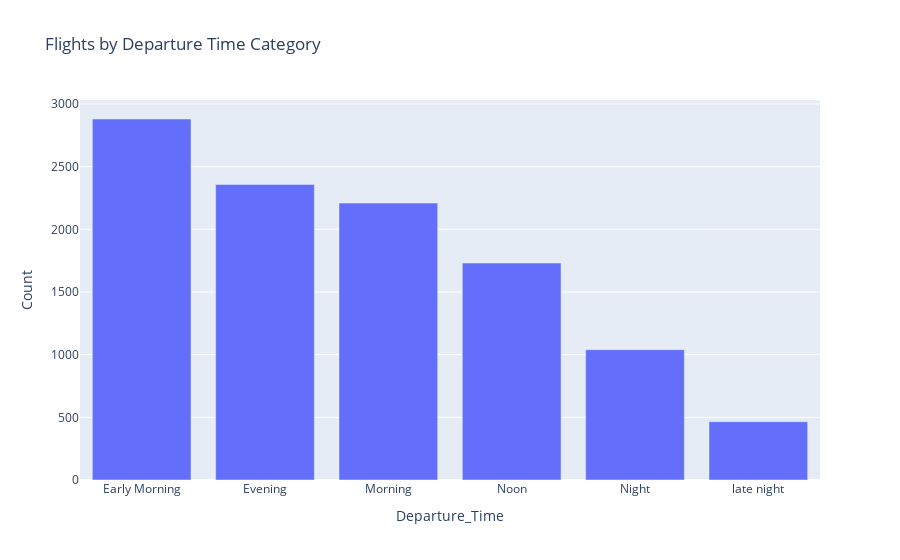

The cell this chart's notebook holds for it:
### Code cell
import plotly.express as px

dep_counts = (
    data['Dep_Time_hour']
    .apply(flight_dep_time)
    .value_counts()
    .reset_index()
)

dep_counts.columns = ['Departure_Time', 'Count']

fig = px.bar(
    dep_counts,
    x='Departure_Time',
    y='Count',
    title='Flights by Departure Time Category'
)

fig.show()

### Figure 1 — Plotly figure (JSON) as saved in the notebook; plotly's stock layout.template omitted (floating-point values rounded to 4 significant figures)
{"data": [{"alignmentgroup": "True", "hovertemplate": "Departure_Time=%{x}<br>Count=%{y}<extra></extra>", "legendgroup": "", "marker": {"color": "#636efa", "pattern": {"shape": ""}}, "name": "", "offsetgroup": "", "orientation": "v", "showlegend": false, "textposition": "auto", "x": ["Early Morning", "Evening", "Morning", "Noon", "Night", "late night"], "xaxis": "x", "y": [2880, 2357, 2209, 1731, 1040, 465], "yaxis": "y", "type": "bar"}], "layout": {"xaxis": {"anchor": "y", "domain": [0, 1], "title": {"text": "Departure_Time"}}, "yaxis": {"anchor": "x", "domain": [0, 1], "title": {"text": "Count"}}, "legend": {"tracegroupgap": 0}, "title": {"text": "Flights by Departure Time Category"}, "barmode": "relative"}}
